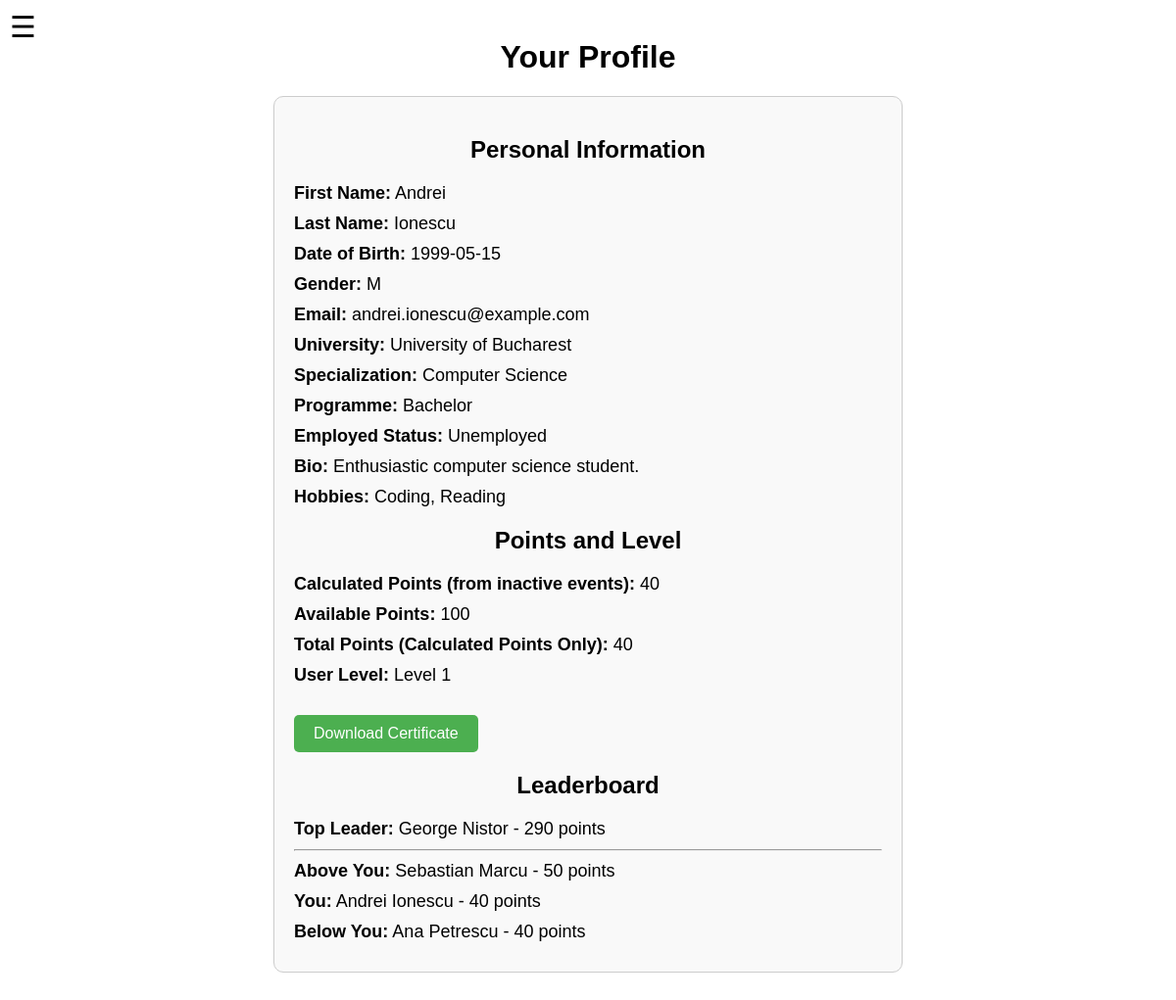
The app's page /profile/ (signed in) with its own data.
### tables this page shows
CREATE TABLE User (
    id_user INTEGER PRIMARY KEY,
    first_name TEXT NOT NULL CHECK(length(first_name) > 0),
    last_name TEXT NOT NULL CHECK(length(last_name) > 0),
    date_of_birth TEXT, -- YYYY-MM-DD format recommended at application layer
    gender TEXT CHECK(gender IN ('M','F','O')),
    email TEXT NOT NULL UNIQUE CHECK(
        email LIKE '%_@__%.__%'   -- simple email pattern check
    ),
    university TEXT,
    university_programme TEXT CHECK(university_programme IN ('Bachelor', 'Master', 'PhD')),
    university_specialization TEXT,
    employed_status TEXT CHECK(employed_status IN ('Employed', 'Unemployed')),
    is_student INTEGER DEFAULT 0 CHECK(is_student IN (0,1)), -- 1 for Yes, 0 for No
    bio TEXT,
    hobbies TEXT,
    points INTEGER DEFAULT 0
);

### routes/profile.py (the view)
@profile_bp.route('/')
def profile():
    user_id = session.get('user_id')
    if not user_id:
        flash('Please log in to view your profile.', 'error')
        return redirect(url_for('login.login'))
    user = get_user_details(user_id)
    if not user:
        flash('User not found.', 'error')
        return redirect(url_for('home.home'))
    calculated_points = get_user_events_points(user_id)
    available_points = get_available_points(user_id)
    total_points = calculated_points
    level = get_user_level(total_points)
    leaderboard = get_leaderboard(user_id)
    return render_template(
        'profile.html',
        user=user,
        calculated_points=calculated_points,
        available_points=available_points,
        total_points=total_points,
        level=level,
        leaderboard=leaderboard
    )

### models.py (called while the page is built)
def get_user_details(user_id):
    with sqlite3.connect(DB_NAME, timeout=30) as conn:
        cursor = conn.cursor()
        query = """
            SELECT first_name, last_name, date_of_birth, gender, email, university,
                   university_specialization, university_programme, employed_status, bio, hobbies
            FROM User
            WHERE id_user = ?
        """
        cursor.execute(query, (user_id,))
        row = cursor.fetchone()
    if not row:
        return None
    return {
        'first_name': row[0],
        'last_name': row[1],
        'date_of_birth': row[2],
        'gender': row[3],
        'email': row[4],
        'university': row[5],
        'university_specialization': row[6],
        'university_programme': row[7],
        'employed_status': row[8],
        'bio': row[9],
        'hobbies': row[10]
    }

def get_user_events_points(user_id):
    with sqlite3.connect(DB_NAME, timeout=30) as conn:
        cursor = conn.cursor()
        query = """
            SELECT SUM(e.hours_of_work * 10)
            FROM User_Events ue
            JOIN Event e ON ue.id_event = e.id_event
            WHERE ue.id_user = ?
              AND e.status = 'inactive'
        """
        cursor.execute(query, (user_id,))
        row = cursor.fetchone()
    return row[0] if row and row[0] else 0

def get_available_points(user_id):
    with sqlite3.connect(DB_NAME, timeout=30) as conn:
        cursor = conn.cursor()
        query = "SELECT points FROM User WHERE id_user = ?"
        cursor.execute(query, (user_id,))
        row = cursor.fetchone()
    return row[0] if row else 0

def get_user_level(points):
    if points < 100:
        return 1
    else:
        return int(math.log10(points))

### templates/profile.html (shortened to what this page needs)
{% extends "base.html" %}
{% block content %}
    <div class="hamburger-menu">
        <label for="menu-toggle" class="menu-icon">&#9776;</label>
    </div>
    <h1>Your Profile</h1>
    <div class="profile-container">
        <h2>Personal Information</h2>
        <p><strong>First Name:</strong> {{ user.first_name }}</p>
        <p><strong>Last Name:</strong> {{ user.last_name }}</p>
        <p><strong>Date of Birth:</strong> {{ user.date_of_birth }}</p>
        <p><strong>Gender:</strong> {{ user.gender }}</p>
        <p><strong>Email:</strong> {{ user.email }}</p>
        <p><strong>University:</strong> {{ user.university }}</p>
        <p><strong>Specialization:</strong> {{ user.university_specialization }}</p>
        <p><strong>Programme:</strong> {{ user.university_programme }}</p>
        <p><strong>Employed Status:</strong> {{ user.employed_status }}</p>
        <p><strong>Bio:</strong> {{ user.bio }}</p>
        <p><strong>Hobbies:</strong> {{ user.hobbies }}</p>
        <h2>Points and Level</h2>
        <p><strong>Calculated Points (from inactive events):</strong> {{ calculated_points }}</p>
        <p><strong>Available Points:</strong> {{ available_points }}</p>
        <p><strong>Total Points (Calculated Points Only):</strong> {{ total_points }}</p>
        <p><strong>User Level:</strong> Level {{ level }}</p>
        <div style="margin-top: 30px;">
            <a href="{{ url_for('profile.download_certificate') }}" class="button enroll">Download Certificate</a>
        </div>
        <h2>Leaderboard</h2>
        <div class="leaderboard">
            {% if leaderboard.first_user %}
                <div class="leaderboard-entry">
                    <p><strong>Top Leader:</strong> {{ leaderboard.first_user.first_name }} {{ leaderboard.first_user.last_name }} - {{ leaderboard.first_user.total_points }} points</p>
                </div>
            {% endif %}
            <hr>
            <div class="leaderboard-entry">
                {% if leaderboard.before_user %}
                    <p><strong>Above You:</strong> {{ leaderboard.before_user.first_name }} {{ leaderboard.before_user.last_name }} - {{ leaderboard.before_user.total_points }} points</p>
                {% endif %}
                <p><strong>You:</strong> {{ leaderboard.current_user.first_name }} {{ leaderboard.current_user.last_name }} - {{ leaderboard.current_user.total_points }} points</p>
                {% if leaderboard.after_user %}
                    <p><strong>Below You:</strong> {{ leaderboard.after_user.first_name }} {{ leaderboard.after_user.last_name }} - {{ leaderboard.after_user.total_points }} points</p>
                {% endif %}
            </div>
        </div>
    </div>
{% endblock %}

### static/styles.css (style rules this page uses)
body { font-family: Arial, sans-serif; margin: 0; padding: 20px; }
h1, h2 { text-align: center; margin-top: 20px; }
.hamburger-menu { position: fixed; top: 10px; left: 10px; z-index: 1000; }
.menu-icon { font-size: 30px; cursor: pointer; user-select: none; }
.button { padding: 10px 20px; border: none; border-radius: 5px; cursor: pointer; font-size: 16px; }
.enroll { background-color: green; color: white; }
.profile-container { max-width: 600px; margin: 20px auto; padding: 20px; border: 1px solid #ccc; border-radius: 10px; background-color: #f9f9f9; }
.profile-container p { font-size: 18px; margin: 10px 0; }
.button.enroll { background-color: #4CAF50; color: white; padding: 10px 20px; text-align: center; text-decoration: none; display: inline-block; font-size: 16px; border: none; border-radius: 5px; cursor: pointer; }

### records on screen
User: first_name "Andrei", last_name "Ionescu", date_of_birth "1999-05-15", gender "M", email "andrei.ionescu@example.com", university "University of Bucharest", university_specialization "Computer Science", university_programme "Bachelor", employed_status "Unemployed", bio "Enthusiastic computer science student.", hobbies "Coding, Reading", current_user.first_name "Andrei", current_user.last_name "Ionescu"
User: first_user.first_name "George", first_user.last_name "Nistor"
User: before_user.first_name "Sebastian", before_user.last_name "Marcu"
User: after_user.first_name "Ana", after_user.last_name "Petrescu"

### other values on screen
{{ calculated_points }} "40"
{{ available_points }} "100"
{{ total_points }} "40"
{{ level }} "1"
{{ leaderboard.first_user.total_points }} "290"
{{ leaderboard.before_user.total_points }} "50"
{{ leaderboard.current_user.total_points }} "40"
{{ leaderboard.after_user.total_points }} "40"
